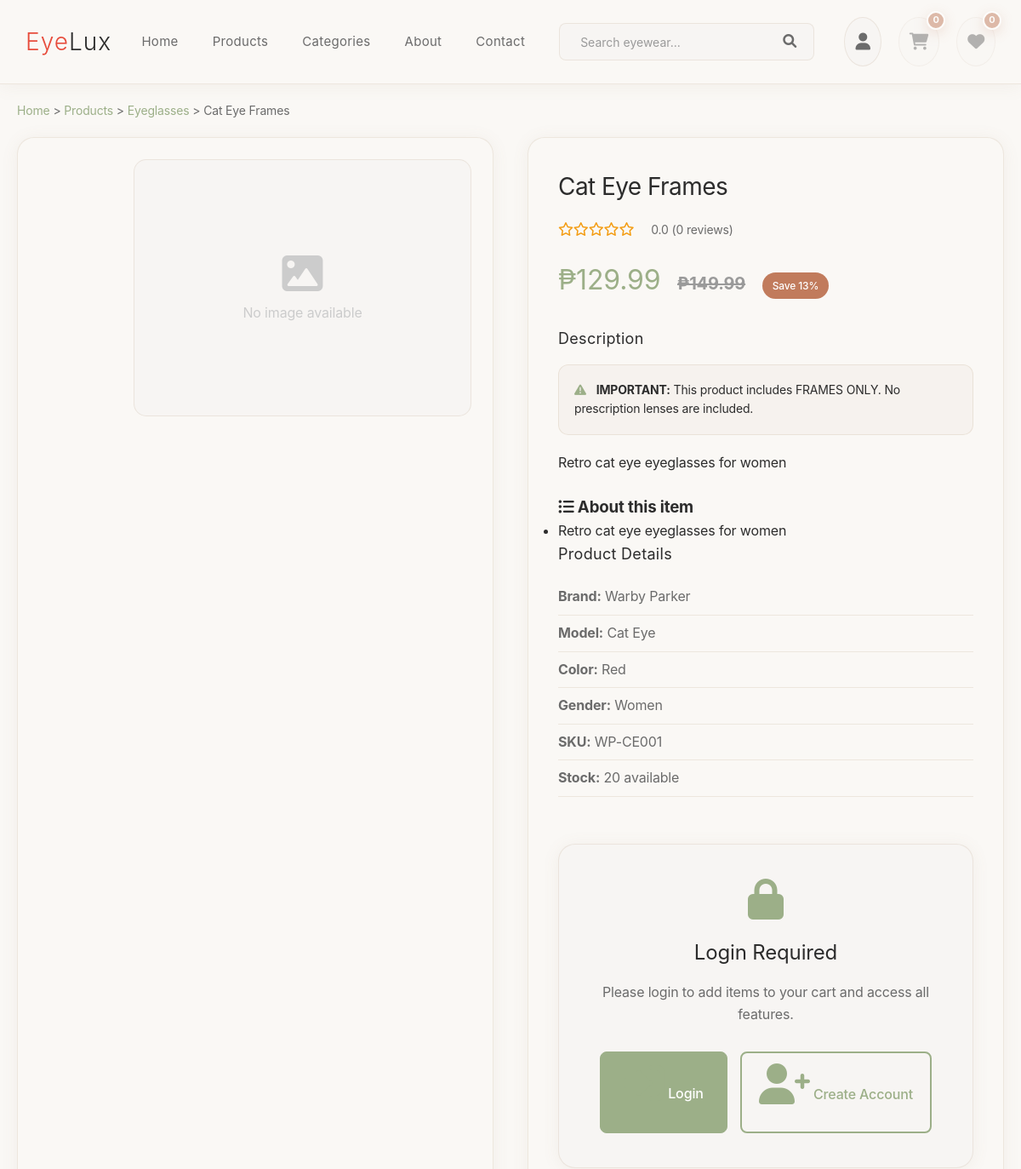
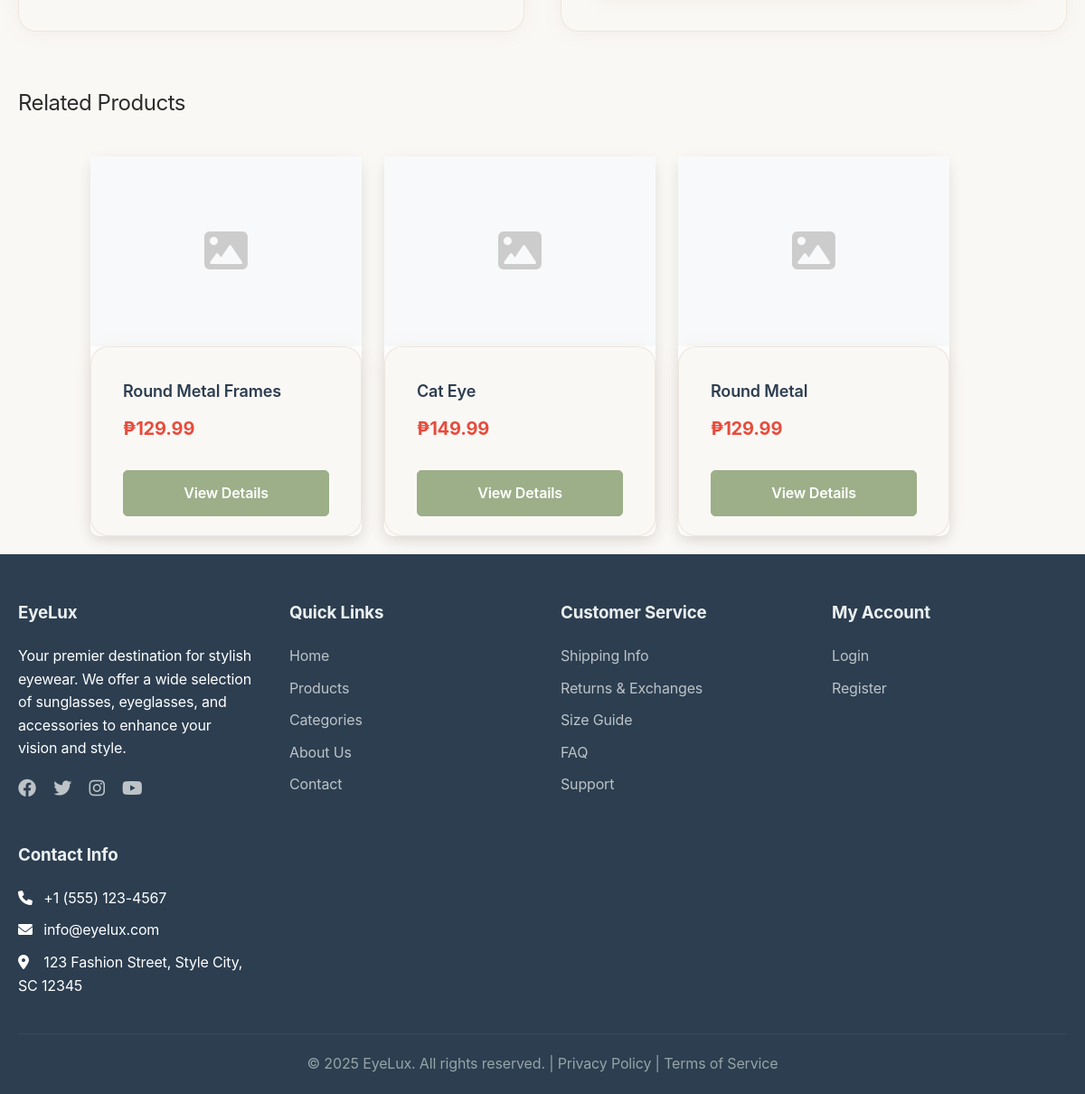
/product.php?id=11, run on the app's committed database (2 pictures, top to bottom).
### tables this page shows
CREATE TABLE `products` (
  `product_id` int(11) NOT NULL AUTO_INCREMENT,
  `category_id` int(11) DEFAULT NULL,
  `product_name` varchar(255) NOT NULL,
  `description` text DEFAULT NULL,
  `price` decimal(10,2) NOT NULL,
  `sale_price` decimal(10,2) DEFAULT NULL,
  `stock_quantity` int(11) DEFAULT 0,
  `sku` varchar(50) DEFAULT NULL,
  `brand` varchar(100) DEFAULT NULL,
  `model` varchar(100) DEFAULT NULL,
  `color` varchar(50) DEFAULT NULL,
  `size` varchar(20) DEFAULT NULL,
  `material` varchar(100) DEFAULT NULL,
  `gender` enum('unisex','men','women','kids') DEFAULT NULL,
  `image_url` varchar(255) DEFAULT NULL,
  `additional_images` longtext DEFAULT NULL CHECK (json_valid(`additional_images`)),
  `specifications` longtext DEFAULT NULL CHECK (json_valid(`specifications`)),
  `is_featured` tinyint(1) DEFAULT 0,
  `is_new_arrival` tinyint(1) DEFAULT 0,
  `rating` decimal(3,2) DEFAULT 0.00,
  `review_count` int(11) DEFAULT 0,
  `sales_count` int(11) DEFAULT 0,
  `created_at` timestamp NOT NULL DEFAULT current_timestamp(),
  `updated_at` timestamp NOT NULL DEFAULT current_timestamp() ON UPDATE current_timestamp(),
  `is_active` tinyint(1) DEFAULT 1,
  PRIMARY KEY (`product_id`),
  UNIQUE KEY `sku` (`sku`),
  KEY `idx_products_category` (`category_id`),
  KEY `idx_products_featured` (`is_featured`),
  KEY `idx_products_price` (`price`),
  KEY `idx_products_new_arrival` (`is_new_arrival`),
  KEY `idx_products_rating` (`rating`),
  KEY `idx_products_active` (`is_active`),
  CONSTRAINT `products_ibfk_1` FOREIGN KEY (`category_id`) REFERENCES `categories` (`category_id`)
);

CREATE TABLE `categories` (
  `category_id` int(11) NOT NULL AUTO_INCREMENT,
  `category_name` varchar(100) NOT NULL,
  `description` text DEFAULT NULL,
  `image_url` varchar(255) DEFAULT NULL,
  `created_at` timestamp NOT NULL DEFAULT current_timestamp(),
  `is_active` tinyint(1) DEFAULT 1,
  PRIMARY KEY (`category_id`)
);

### includes/database.php (called while the page is built, shortened)
<?php
class Database {
    private static $instance = null;
    private $pdo;
    private function __construct() {
        try {
            $dsn = "mysql:host=" . DB_HOST . ";dbname=" . DB_NAME . ";charset=utf8mb4";
            $this->pdo = new PDO($dsn, DB_USER, DB_PASS);
            $this->pdo->setAttribute(PDO::ATTR_ERRMODE, PDO::ERRMODE_EXCEPTION);
            $this->pdo->setAttribute(PDO::ATTR_DEFAULT_FETCH_MODE, PDO::FETCH_ASSOC);
            $this->pdo->setAttribute(PDO::ATTR_EMULATE_PREPARES, false);
        } catch (PDOException $e) {
            die("Database connection failed: " . $e->getMessage());
        }
    }
    public static function getInstance() {
        if (self::$instance === null) {
            self::$instance = new self();
        }
        return self::$instance;
    }
    public function query($sql, $params = []) {
        try {
            $stmt = $this->pdo->prepare($sql);
            $stmt->execute($params);
            return $stmt;
        } catch (PDOException $e) {
            throw new Exception("Database query failed: " . $e->getMessage());
        }
    }
    public function fetchOne($sql, $params = []) {
        $stmt = $this->query($sql, $params);
        return $stmt->fetch();
    }
    public function fetchAll($sql, $params = []) {
        $stmt = $this->query($sql, $params);
        return $stmt->fetchAll();
    }
}
?>

### includes/functions.php (called while the page is built, shortened)
<?php
require_once 'includes/database.php';
function formatPrice($price) {
    return '₱' . number_format($price, 2);
}
function calculateDiscountPercentage($original_price, $sale_price) {
    return round((($original_price - $sale_price) / $original_price) * 100);
}
function getProductById($product_id) {
    $db = Database::getInstance();
    return $db->fetchOne("SELECT p.*, c.category_name FROM products p
                         LEFT JOIN categories c ON p.category_id = c.category_id
                         WHERE p.product_id = ? AND p.is_active = 1", [$product_id]);
}
function isLoggedIn() {
    return isset($_SESSION['user_id']) && !empty($_SESSION['user_id']);
}
?>

### product.php (the view, shortened to what this page needs)
<?php
require_once 'includes/header.php';
$product_id = (int)($_GET['id'] ?? 0);
$product = getProductById($product_id);
$db = Database::getInstance();
$related_products = $db->fetchAll(
    "SELECT * FROM products WHERE category_id = ? AND product_id != ? AND is_active = 1 ORDER BY RAND() LIMIT 4",
    [$product['category_id'], $product_id]
);
$avg_rating = $db->fetchOne(
    "SELECT AVG(rating) as avg_rating, COUNT(*) as review_count FROM reviews WHERE product_id = ?",
    [$product_id]
);
?>
<main>
    <div class="container">
        <div class="product-detail-page">
            <nav class="breadcrumb">
                <a href="index.php">Home</a> >
                <a href="products.php">Products</a> >
                <a href="products.php?category=<?php echo $product['category_id']; ?>"><?php echo htmlspecialchars($product['category_name']); ?></a> >
                <span><?php echo htmlspecialchars($product['product_name']); ?></span>
            </nav>
            <div class="product-detail-layout">
                <div class="product-images">
                    <div class="images-layout">
                        <?php
                        $allThumbs = [];
                        ?>
                        <div class="main-image zoomable" id="main-image-container">
                            <?php if ($product['image_url']): ?>
                                <img src="<?php echo htmlspecialchars($product['image_url']); ?>"
                                     alt="<?php echo htmlspecialchars($product['product_name']); ?>"
                                     id="main-product-image">
                                <div class="main-view-badge" id="main-view-badge"><?php echo htmlspecialchars($allThumbs[0]['label'] ?? ''); ?></div>
                            <?php else: ?>
                                <div class="no-image">
                                    <i class="fas fa-image"></i>
                                    <p>No image available</p>
                                </div>
                            <?php endif; ?>
                        </div>
                    </div>
                </div>
                <div class="product-info">
                    <h1 class="product-title"><?php echo htmlspecialchars($product['product_name']); ?></h1>
                    <div class="product-rating">
                        <div class="stars">
                            <?php
                            $rating = $avg_rating['avg_rating'] ?? 0;
                            for ($i = 1; $i <= 5; $i++) {
                                if ($i <= $rating) {
                                    echo '<i class="fas fa-star"></i>';
                                } elseif ($i - 0.5 <= $rating) {
                                    echo '<i class="fas fa-star-half-alt"></i>';
                                } else {
                                    echo '<i class="far fa-star"></i>';
                                }
                            }
                            ?>
                        </div>
                        <span class="rating-text">
                            <?php echo number_format($rating, 1); ?>
                            (<?php echo $avg_rating['review_count'] ?? 0; ?> reviews)
                        </span>
                    </div>
                    <div class="product-price">
                        <?php if ($product['sale_price'] && $product['sale_price'] < $product['price']): ?>
                            <span class="current-price"><?php echo formatPrice($product['sale_price']); ?></span>
                            <span class="original-price"><?php echo formatPrice($product['price']); ?></span>
                            <span class="discount">Save <?php echo calculateDiscountPercentage($product['price'], $product['sale_price']); ?>%</span>
                        <?php else: ?>
                            <span class="current-price"><?php echo formatPrice($product['price']); ?></span>
                        <?php endif; ?>
                    </div>
                    <div class="product-description">
                        <h3>Description</h3>
                        <div class="frames-only-notice">
                            <i class="fas fa-exclamation-triangle"></i>
                            <strong>IMPORTANT:</strong> This product includes FRAMES ONLY. No prescription lenses are included.
                        </div>
                        <p><?php echo nl2br(htmlspecialchars($product['description'])); ?></p>
                    </div>
                    <?php
                        $rawDesc = trim((string)($product['description'] ?? ''));
                        $points = [];
                        if ($rawDesc !== '') {
                            $parts = preg_split("/(\r?\n|\.\s+|•|\-|\x{2022})/u", $rawDesc);
                            if (is_array($parts)) foreach ($parts as $part) {
                                $part = trim($part);
                                if (strlen($part) >= 8) { $points[] = $part; }
                            }
                        }
                    ?>
                    <section class="about-item">
                        <h3><i class="fas fa-list-ul"></i> About this item</h3>
                        <ul class="about-list">
                            <?php foreach ($points as $pt): ?>
                                <li><?php echo htmlspecialchars($pt); ?></li>
                            <?php endforeach; ?>
                        </ul>
                    </section>
                    <div class="product-details">
                        <h3>Product Details</h3>
                        <ul>
                            <?php if ($product['brand']): ?>
                                <li><strong>Brand:</strong> <?php echo htmlspecialchars($product['brand']); ?></li>
                            <?php endif; ?>
                            <?php if ($product['model']): ?>
                                <li><strong>Model:</strong> <?php echo htmlspecialchars($product['model']); ?></li>
                            <?php endif; ?>
                            <?php if ($product['color']): ?>
                                <li><strong>Color:</strong> <?php echo htmlspecialchars($product['color']); ?></li>
                            <?php endif; ?>
                            <?php if ($product['gender']): ?>
                                <li><strong>Gender:</strong> <?php echo ucfirst($product['gender']); ?></li>
                            <?php endif; ?>
                            <li><strong>SKU:</strong> <?php echo htmlspecialchars($product['sku'] ?? 'N/A'); ?></li>
                            <li><strong>Stock:</strong> <?php echo $product['stock_quantity']; ?> available</li>
                        </ul>
                    </div>
                    <?php if ($product['stock_quantity'] > 0): ?>
                        <?php if (isLoggedIn()): ?>
                        <div class="add-to-cart-form">
                            <div class="quantity-selector">
                                <label for="quantity">Quantity:</label>
                                <div class="quantity-controls">
                                    <button type="button" onclick="decreaseQuantity()">-</button>
                                    <input type="number" id="quantity" name="quantity" value="1" min="1" max="<?php echo $product['stock_quantity']; ?>">
                                    <button type="button" onclick="increaseQuantity()">+</button>
                                </div>
                            </div>
                            <button type="button" class="btn btn-primary add-to-cart-btn" onclick="addToCartAjax(<?php echo $product_id; ?>, document.getElementById('quantity').value)">
                                <i class="fas fa-shopping-cart"></i> Add to Cart
                            </button>
                            <button type="button" class="btn btn-outline wishlist-btn" onclick="addToWishlistAjax(<?php echo $product_id; ?>)">
                                <i class="fas fa-heart"></i> Add to Wishlist
                            </button>
                        </div>
                        <?php else: ?>
                        <div class="login-required">
                            <div class="login-prompt">
                                <i class="fas fa-lock"></i>
                                <h3>Login Required</h3>
                                <p>Please login to add items to your cart and access all features.</p>
                                <div class="login-actions">
                                    <a href="login.php?redirect=product.php?id=<?php echo $product_id; ?>" class="btn btn-primary">
                                        <i class="fas fa-sign-in-alt"></i> Login
                                    </a>
                                    <a href="register.php" class="btn btn-outline">
                                        <i class="fas fa-user-plus"></i> Create Account
                                    </a>
                                </div>
                            </div>
                        </div>
                        <?php endif; ?>
                    <?php endif; ?>
                </div>
            </div>
            <?php if (!empty($related_products)): ?>
            <section class="related-products">
                <h2>Related Products</h2>
                <div class="product-grid">
                    <?php foreach ($related_products as $related): ?>
                    <div class="product-card">
                        <div class="product-image">
                            <a href="product.php?id=<?php echo $related['product_id']; ?>">
                                <?php if ($related['image_url']): ?>
                                    <img src="<?php echo htmlspecialchars($related['image_url']); ?>"
                                         alt="<?php echo htmlspecialchars($related['product_name']); ?>">
                                <?php else: ?>
                                    <i class="fas fa-image" style="font-size: 48px; color: #ccc;"></i>
                                <?php endif; ?>
                            </a>
                        </div>
                        <div class="product-info">
                            <h3 class="product-name">
                                <a href="product.php?id=<?php echo $related['product_id']; ?>">
                                    <?php echo htmlspecialchars($related['product_name']); ?>
                                </a>
                            </h3>
                            <div class="product-price">
                                <?php if ($related['sale_price'] && $related['sale_price'] < $related['price']): ?>
                                    <span class="sale-price"><?php echo formatPrice($related['sale_price']); ?></span>
                                    <span class="original-price"><?php echo formatPrice($related['price']); ?></span>
                                <?php else: ?>
                                    <?php echo formatPrice($related['price']); ?>
                                <?php endif; ?>
                            </div>
                            <a href="product.php?id=<?php echo $related['product_id']; ?>"
                               class="btn btn-primary">View Details</a>
                        </div>
                    </div>
                    <?php endforeach; ?>
                </div>
            </section>
            <?php endif; ?>
        </div>
    </div>
</main>
<?php require_once 'includes/footer.php'; ?>

### data on the page
products: category.category_name "Eyeglasses", product_name "Cat Eye Frames", sale_price "₱129.99", price "₱149.99", price+sale_price "13", description "Retro cat eye eyeglasses for women", brand "Warby Parker", model "Cat Eye", color "Red", gender "Women", sku "WP-CE001", stock_quantity "20"
products: product_name "Round Metal Frames", price "₱129.99"
products: product_name "Cat Eye", price "₱149.99"
products: product_name "Round Metal", price "₱129.99"

### other printed values
$rating "0.0"
$avg_rating['review_count'] "0"
$pt "Retro cat eye eyeglasses for women"
